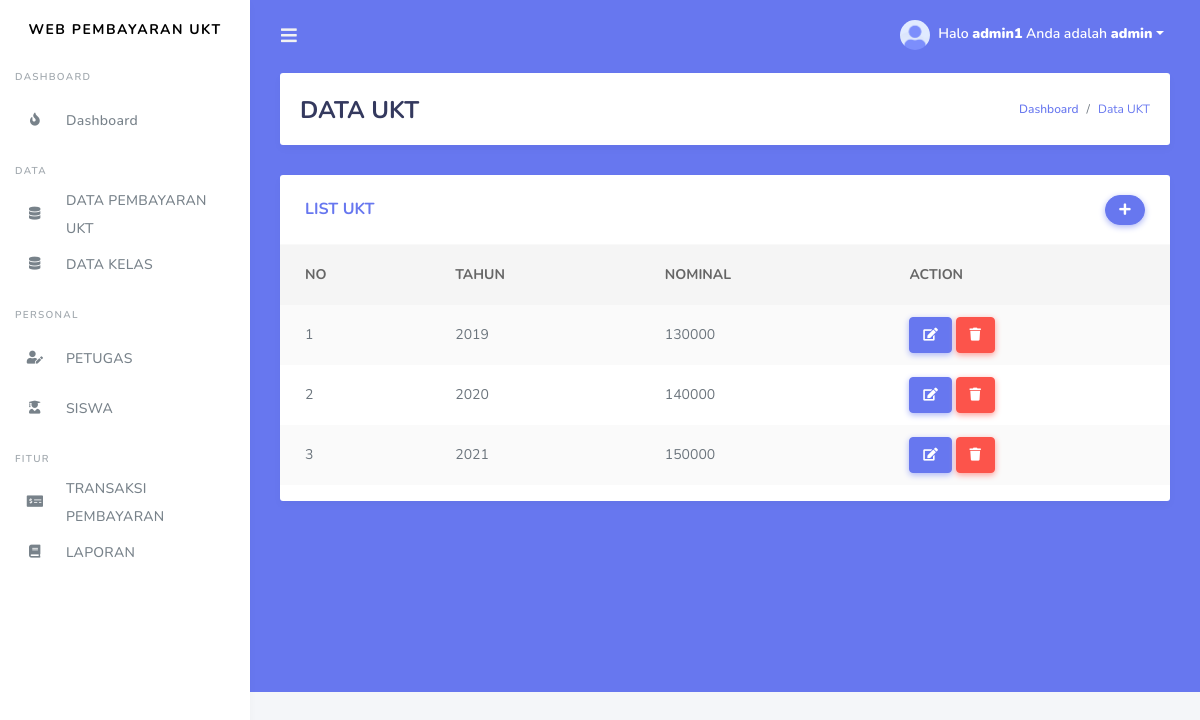
Page /spp.php (signed in) on the committed database.
### tables this page shows
CREATE TABLE `spp` (
  `id_spp` int(11) NOT NULL,
  `tahun` int(11) NOT NULL,
  `nominal` int(11) NOT NULL
);

### spp.php (the view, shortened to what this page needs)
<!DOCTYPE html>
<html>
  <head>
  </head>
<body>
	<?php
  include ('tampilan/header.php');
  include ('tampilan/sidebar.php');
?>
      <div class="main-content bg-primary">
        <section class="section">
          <div class="section-header">
            <h1>DATA UKT</h1>
            <div class="section-header-breadcrumb">
              <div class="breadcrumb-item active"><a href="dashboard.php">Dashboard</a></div>
              <div class="breadcrumb-item text-primary">Data UKT</div>
            </div>
          </div>
            <div class="row">
              <div class="col-12">
                <div class="card">
                  <div class="card-header">
                    <h4>LIST UKT</h4>
                    <div class="card-header-form">
                      <form>
                          <div class="input-group-btn">
                            <a href="tambah_spp.php" class="btn btn-primary"><i class="fas fa-plus"></i></a>
                        </div>
                      </form>
                    </div>
                  </div>
                  <div class="card-body p-0">
                    <div class="table-responsive">
                      <table class="table table-striped">
                       <thead>
                          <tr>
                          <th>NO</th>
                          <th>TAHUN</th>
                          <th>NOMINAL</th>
                          <th>ACTION</th>
                        </tr>
                        </thead>
                         <tbody>
                           <?php
                              $query = "SELECT * FROM spp ORDER BY id_spp ASC";
                              $result = mysqli_query($koneksi, $query);
                              $no = 1;
                              while($row = mysqli_fetch_assoc($result))
                              {
                              ?>
                        <tr>
                          <td><?php echo $no; ?></td>
                          <td><?php echo $row['tahun']; ?></td>
                          <td><?php echo substr($row['nominal'], 0, 20); ?></td>
                          <td>
                          <a href="edit_spp.php?id=<?php echo $row['id_spp']; ?>"class="btn btn-primary"><i class="fas fa-edit"></i></a>
                          <a href="proses_hapusspp.php?id=<?php echo $row['id_spp']; ?>" class="btn btn-danger" onClick="return confirm('Anda yakin akan menghapus data ini?')"><i class="fas fa-trash"></i></a>
                          </td>
                        </tr>
                         <?php
                           $no++;
                           }
                         ?>
                         </tbody>
                      </table>
                    </div>
                  </div>
                </div>
              </div>
            </div>
        </section>
      </div>
    </div>
  </div>
</body>
</html>

### rows in the picture
spp: tahun "2019", nominal "130000"
spp: tahun "2020", nominal "140000"
spp: tahun "2021", nominal "150000"

### other values in the picture
$_SESSION['username'] "admin1"
$_SESSION['level'] "admin"
